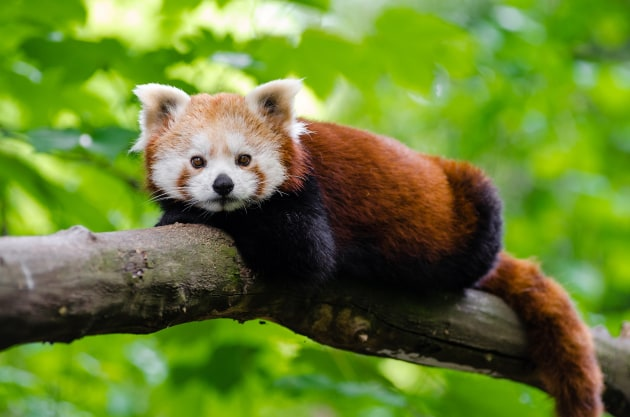
#> input picture cw8/img.jpg, 630 x 417 px
$ python zad3.py
#> lines starting #> are read from the running program, lines starting #| are printed output that depends on the picture
import cv2
import numpy as np

# Wczytanie obrazu
image = cv2.imread('img.jpg')
#> image is the input picture: shape (417, 630, 3); mean B, G, R 47.9, 127.1, 103.7

# 3. Prawa połowa obrazu
h, w = image.shape[:2]
#> h = 417; w = 630
prawa_polowa = image[:, w//2:]
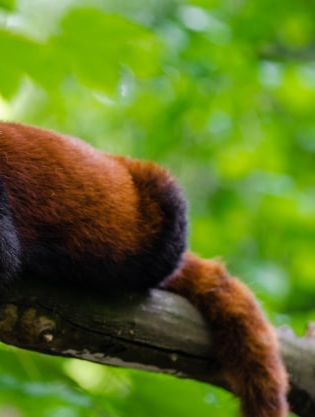
#> prawa_polowa: shape (417, 315, 3); mean B, G, R 34.9, 116.6, 94.5
cv2.imshow("Dolna polowa", prawa_polowa)
cv2.waitKey(0)
